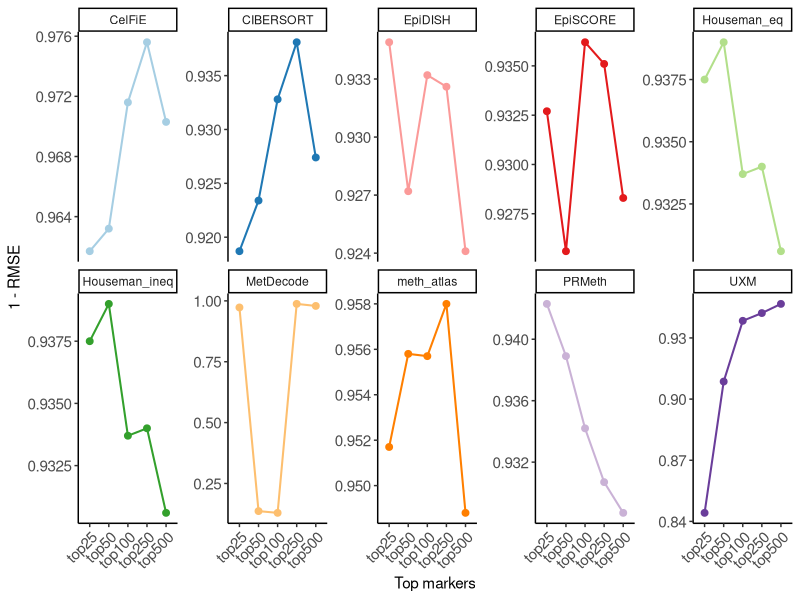
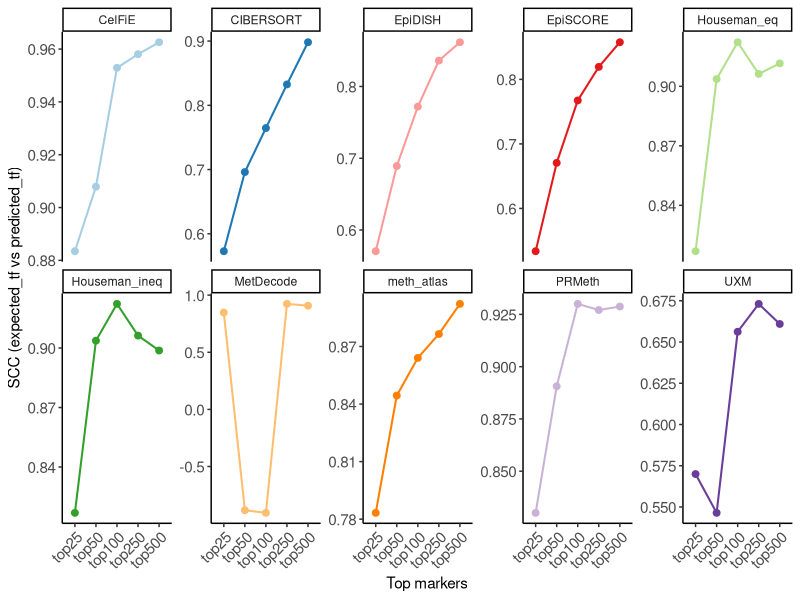
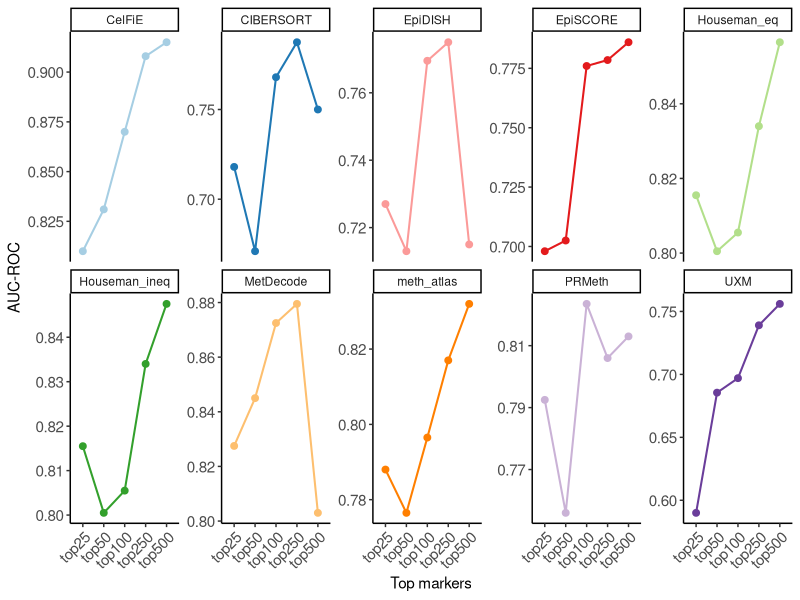
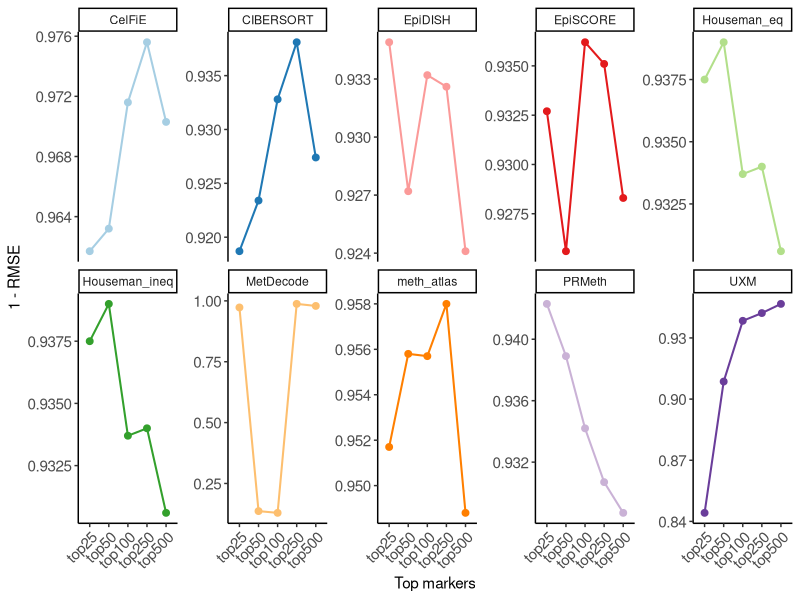
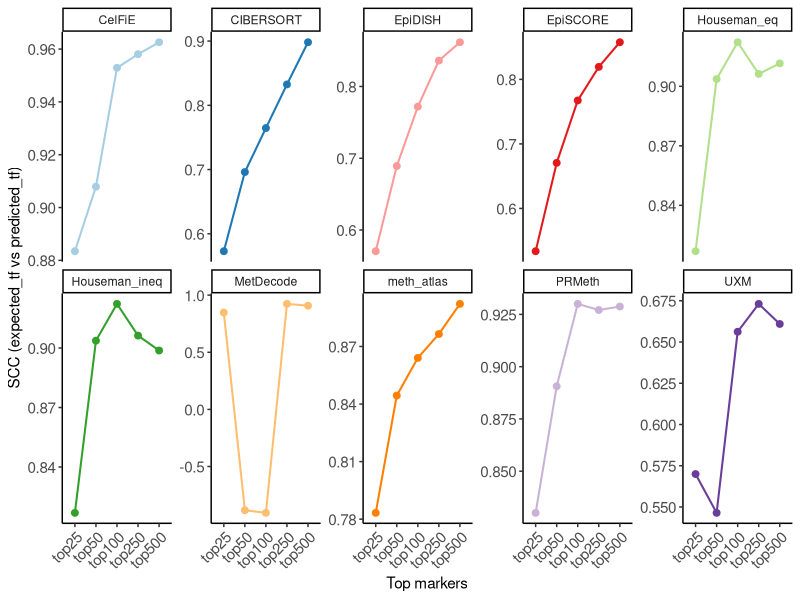
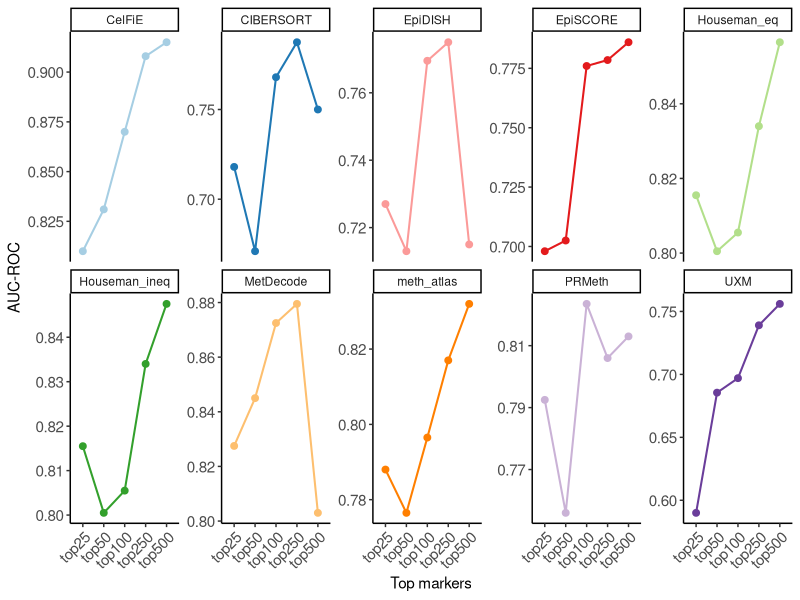

Reproduce these figures in R, in order.
## ---- chunk 1
# Don't change this if you git cloned the entire GitHub repository and you are working in the notebooks/ folder
knitr::opts_knit$set(root.dir = './')
## ---- chunk 2
library(ggpubr)
library(dplyr)
library(ggplot2)
library(tidyverse)
library(pROC)
## ---- chunk 3
# RMSE
rmse <- function(actual, predicted) {
  round(sqrt(mean((actual - predicted)^2, na.rm = TRUE)), 4)
}

# ROC/AUC helper (same logic as compute_auc.R, without the seq_depth/tumor_type/dmr_tool metadata columns)
compute_auc_markers <- function(filt_df, fraction, deconv, markers) {
  true_labels <- filt_df$expected_tf
  true_labels[true_labels > 0] <- 1
  roc_curve <- roc(true_labels, filt_df$predicted_tf, quiet = TRUE)

  data.frame(
    auc = as.numeric(roc_curve$auc),
    expected_tf = fraction,
    deconv_tool = deconv,
    top_markers = markers
  )
}
## ---- chunk 4
df_raw <- read.csv("../resources/merged_deconvolution_markers_combination.csv")
bench.res <- df_raw %>%
  filter(!is.na(predicted_tf))
## ---- chunk 5
marker_levels <- c("top25", "top50", "top100", "top250", "top500")
bench.res$top_markers <- factor(bench.res$top_markers, levels = marker_levels)

tool_colors <- c(
  "CelFiE"             ="#A6CEE3",
  "CIBERSORT"          ="#1F78B4",
  "Houseman_eq"        ="#B2DF8A",
  "Houseman_ineq"      ="#33A02C",
  "EpiDISH"            ="#FB9A99",
  "EpiSCORE"           ="#E31A1C",
  "MetDecode"          ="#FDBF6F",
  "meth_atlas"         ="#FF7F00",
  "PRMeth"             ="#CAB2D6",
  "UXM"                ="#6A3D9A"
)
## ---- chunk 6
# Create a directory to save the plots (optional)
output_dir <- "../plots/13_top_markers_combination"
if (!dir.exists(output_dir)) dir.create(output_dir, recursive = TRUE)
## ---- chunk 7
rmse_markers <- bench.res %>%
  filter(expected_tf != 0) %>%
  group_by(deconv_tool, top_markers) %>%
  summarise(RMSE = rmse(expected_tf, predicted_tf), .groups = "drop") %>%
  mutate(`1-RMSE` = 1 - RMSE)
rmse_markers
## ---- chunk 8
p1 <- ggplot(rmse_markers, aes(x = top_markers, y = `1-RMSE`, color = deconv_tool, group = deconv_tool)) +
  geom_line(linewidth = 0.7) +
  geom_point(size = 2) +
  scale_color_manual(values = tool_colors) +
  facet_wrap(~ deconv_tool, ncol = 5, scales = "free_y") +
  labs(x = "Top markers", y = "1 - RMSE", color = "Tool") +
  theme_classic() +
  theme(
    axis.text.x = element_text(angle = 45, hjust = 1, size = 11),
    axis.text.y = element_text(size = 11),
    legend.position = "none"
  )
p1
## ---- chunk 9
ggsave(paste0(output_dir, "/lineplot_1-rmse_by_topmarkers_per_tool.pdf"), p1, width = 12, height = 8)
## ---- chunk 10
scc_markers <- bench.res %>%
  group_by(deconv_tool, top_markers) %>%
  summarise(SCC = cor(expected_tf, predicted_tf, method = "spearman", use = "pairwise.complete.obs"),
            .groups = "drop")
scc_markers
## ---- chunk 11
p3 <- ggplot(scc_markers, aes(x = top_markers, y = SCC, color = deconv_tool, group = deconv_tool)) +
  geom_line(linewidth = 0.7) +
  geom_point(size = 2) +
  scale_color_manual(values = tool_colors) +
  facet_wrap(~ deconv_tool, ncol = 5, scales = "free_y") +
  labs(x = "Top markers", y = "SCC (expected_tf vs predicted_tf)", color = "Tool") +
  theme_classic() +
  theme(
    axis.text.x = element_text(angle = 45, hjust = 1, size = 11),
    axis.text.y = element_text(size = 11),
    legend.position = "none"
  )
p3
## ---- chunk 12
ggsave(paste0(output_dir, "/lineplot_scc_by_topmarkers_per_tool.pdf"), p3, width = 12, height = 8)
## ---- chunk 13
# Create a new dataframe where to store AUC-ROC results
aucroc_data <- data.frame()
# Select the samples with tumoral fractions > 0%
unique_fractions <- unique(bench.res$expected_tf)
unique_fractions <- subset(unique_fractions, unique_fractions != 0)

# Loop over the top marker combinations
for (markers in unique(bench.res$top_markers)) {

  # Loop over the deconvolution tools
  filt_markers <- subset(bench.res, bench.res$top_markers == markers)
  for (deconv in unique(filt_markers$deconv_tool)) {

    # Loop over the tumoral fractions specified above
    for (fraction in unique_fractions) {
      filt_df <- filt_markers %>%
        filter(expected_tf %in% c(0, fraction) & deconv_tool == deconv)

      # Compute the AUC-ROC score per combination and concatenate it to the final dataframe
      auc_single_combination <- compute_auc_markers(filt_df, fraction, deconv, markers)
      aucroc_data <- rbind(aucroc_data, auc_single_combination)
    }
  }
}

auc_markers <- aucroc_data %>%
  group_by(deconv_tool, top_markers, expected_tf) %>%
  summarize(AUC = mean(auc), .groups = "drop") %>%
  group_by(deconv_tool, top_markers) %>%
  summarize(AUC = mean(AUC), .groups = "drop")

auc_markers$top_markers <- factor(auc_markers$top_markers, levels = marker_levels)
auc_markers
## ---- chunk 14
p5 <- ggplot(auc_markers, aes(x = top_markers, y = AUC, color = deconv_tool, group = deconv_tool)) +
  geom_line(linewidth = 0.7) +
  geom_point(size = 2) +
  scale_color_manual(values = tool_colors) +
  facet_wrap(~ deconv_tool, ncol = 5, scales = "free_y") +
  labs(x = "Top markers", y = "AUC-ROC", color = "Tool") +
  theme_classic() +
  theme(
    axis.text.x = element_text(angle = 45, hjust = 1, size = 11),
    axis.text.y = element_text(size = 11),
    legend.position = "none"
  )
p5
## ---- chunk 15
ggsave(paste0(output_dir, "/lineplot_auc_by_topmarkers_per_tool.pdf"), p5, width = 12, height = 8)
